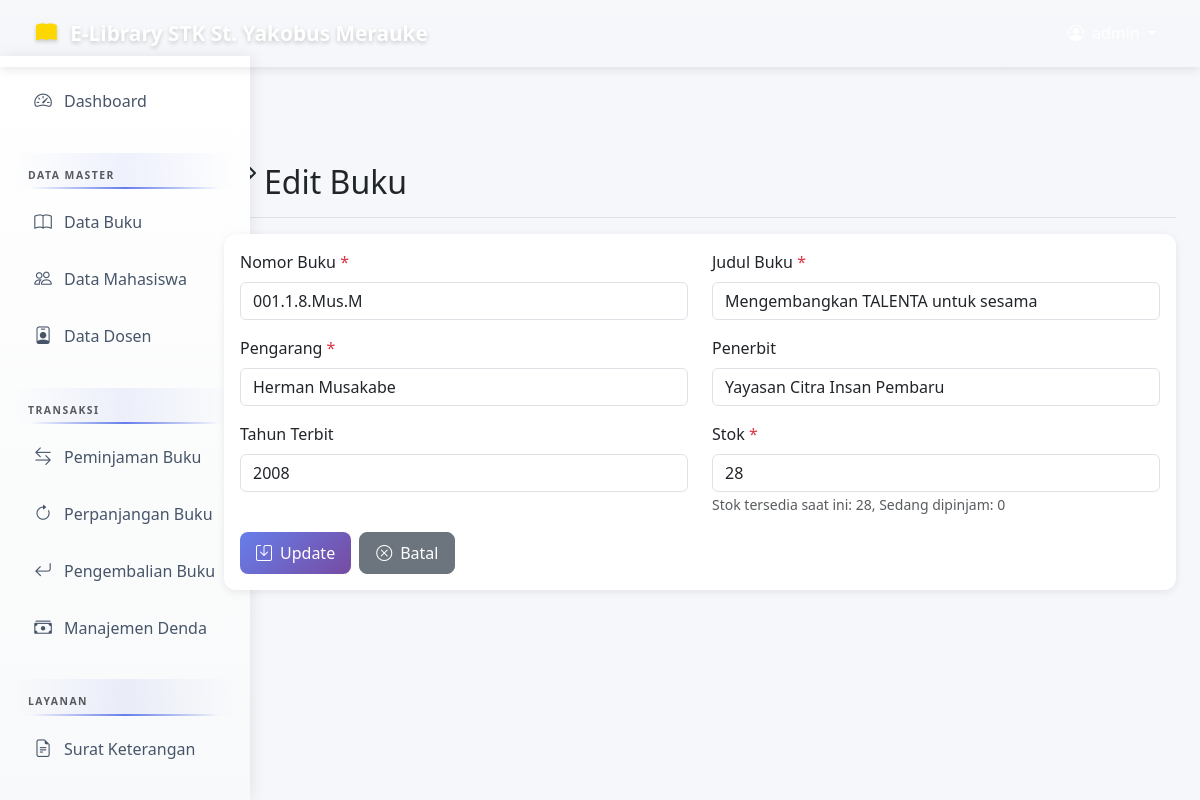
Screenshot of /modules/buku/edit.php?id=11 (signed in) with the database file from the repository.
### tables this page shows
CREATE TABLE `buku` (
  `id` int(11) NOT NULL AUTO_INCREMENT,
  `nomor_buku` varchar(50) NOT NULL,
  `judul` varchar(255) NOT NULL,
  `pengarang` varchar(255) NOT NULL,
  `penerbit` varchar(255) DEFAULT NULL,
  `tahun_terbit` year(4) DEFAULT NULL,
  `stok` int(11) DEFAULT 0,
  `stok_tersedia` int(11) DEFAULT 0,
  `created_at` timestamp NOT NULL DEFAULT current_timestamp(),
  `updated_at` timestamp NOT NULL DEFAULT current_timestamp() ON UPDATE current_timestamp(),
  PRIMARY KEY (`id`),
  UNIQUE KEY `nomor_buku` (`nomor_buku`)
);

### modules/buku/edit.php (the view, shortened to what this page needs)
<?php
require_once '../../config/database.php';
$id = isset($_GET['id']) ? intval($_GET['id']) : 0;
$query = "SELECT id, nomor_buku, judul, pengarang, penerbit, tahun_terbit, stok, stok_tersedia FROM buku WHERE id = ?";
$stmt = $conn->prepare($query);
$stmt->bind_param("i", $id);
$stmt->execute();
$stmt->bind_result($buku_id, $nomor_buku, $judul_buku, $pengarang, $penerbit, $tahun_terbit, $stok, $stok_tersedia);
$buku = [
    'id' => $buku_id,
    'nomor_buku' => $nomor_buku,
    'judul' => $judul_buku,
    'pengarang' => $pengarang,
    'penerbit' => $penerbit,
    'tahun_terbit' => $tahun_terbit,
    'stok' => $stok,
    'stok_tersedia' => $stok_tersedia
];
?>
<!DOCTYPE html>
<html lang="id">
<head>
    <link href="https://cdn.jsdelivr.net/npm/bootstrap@5.3.0/dist/css/bootstrap.min.css" rel="stylesheet">
    <link rel="stylesheet" href="https://cdn.jsdelivr.net/npm/bootstrap-icons@1.10.0/font/bootstrap-icons.css">
</head>
<body>
    <?php include '../../includes/navbar.php'; ?>
    <div class="container-fluid">
        <div class="row">
            <?php include '../../includes/sidebar.php'; ?>
            <main class="col-md-9 ms-sm-auto col-lg-10 px-md-4 main-content">
                <div class="d-flex justify-content-between flex-wrap flex-md-nowrap align-items-center pt-3 pb-2 mb-3 border-bottom">
                    <h1 class="h2"><i class="bi bi-pencil me-2"></i>Edit Buku</h1>
                </div>
                <div class="card">
                    <div class="card-body">
                        <form method="POST" action="">
                            <div class="row">
                                <div class="col-md-6">
                                    <div class="mb-3">
                                        <label class="form-label">Nomor Buku <span class="text-danger">*</span></label>
                                        <input type="text" class="form-control" name="nomor_buku" value="<?= $buku['nomor_buku'] ?>" required>
                                    </div>
                                </div>
                                <div class="col-md-6">
                                    <div class="mb-3">
                                        <label class="form-label">Judul Buku <span class="text-danger">*</span></label>
                                        <input type="text" class="form-control" name="judul" value="<?= $buku['judul'] ?>" required>
                                    </div>
                                </div>
                            </div>
                            <div class="row">
                                <div class="col-md-6">
                                    <div class="mb-3">
                                        <label class="form-label">Pengarang <span class="text-danger">*</span></label>
                                        <input type="text" class="form-control" name="pengarang" value="<?= $buku['pengarang'] ?>" required>
                                    </div>
                                </div>
                                <div class="col-md-6">
                                    <div class="mb-3">
                                        <label class="form-label">Penerbit</label>
                                        <input type="text" class="form-control" name="penerbit" value="<?= $buku['penerbit'] ?>">
                                    </div>
                                </div>
                            </div>
                            <div class="row">
                                <div class="col-md-6">
                                    <div class="mb-3">
                                        <label class="form-label">Tahun Terbit</label>
                                        <input type="number" class="form-control" name="tahun_terbit" value="<?= $buku['tahun_terbit'] ?>" min="1900" max="<?= date('Y') ?>">
                                    </div>
                                </div>
                                <div class="col-md-6">
                                    <div class="mb-3">
                                        <label class="form-label">Stok <span class="text-danger">*</span></label>
                                        <input type="number" class="form-control" name="stok" value="<?= $buku['stok'] ?>" min="<?= $buku['stok'] - $buku['stok_tersedia'] ?>" required>
                                        <small class="text-muted">Stok tersedia saat ini: <?= $buku['stok_tersedia'] ?>, Sedang dipinjam: <?= $buku['stok'] - $buku['stok_tersedia'] ?></small>
                                    </div>
                                </div>
                            </div>
                            <div class="d-flex gap-2">
                                <button type="submit" class="btn btn-primary">
                                    <i class="bi bi-save me-2"></i>Update
                                </button>
                                <a href="index.php" class="btn btn-secondary">
                                    <i class="bi bi-x-circle me-2"></i>Batal
                                </a>
                            </div>
                        </form>
                    </div>
                </div>
            </main>
        </div>
    </div>
</body>
</html>

### modules/buku/edit.php (style rules this page uses)
body { font-family: 'Segoe UI', Tahoma, Geneva, Verdana, sans-serif; background: #f5f7fa; }
.main-content { margin-left: 250px; margin-top: 56px; padding: 1.5rem; }
.card { border: none; border-radius: 12px; box-shadow: 0 2px 8px rgba(0,0,0,0.08); margin-bottom: 1.5rem; }
.btn { border-radius: 8px; padding: 0.5rem 1rem; font-weight: 500; transition: all 0.3s ease; }
.btn-primary { background: linear-gradient(135deg, #667eea 0%, #764ba2 100%); border: none; }

### rows the page displays
buku: nomor_buku "001.1.8.Mus.M", judul "Mengembangkan TALENTA untuk sesama", pengarang "Herman Musakabe", penerbit "Yayasan Citra Insan Pembaru", tahun_terbit "2008", stok "28", stok_tersedia "28", $buku['stok'] - $buku['stok_tersedia'] "0"
